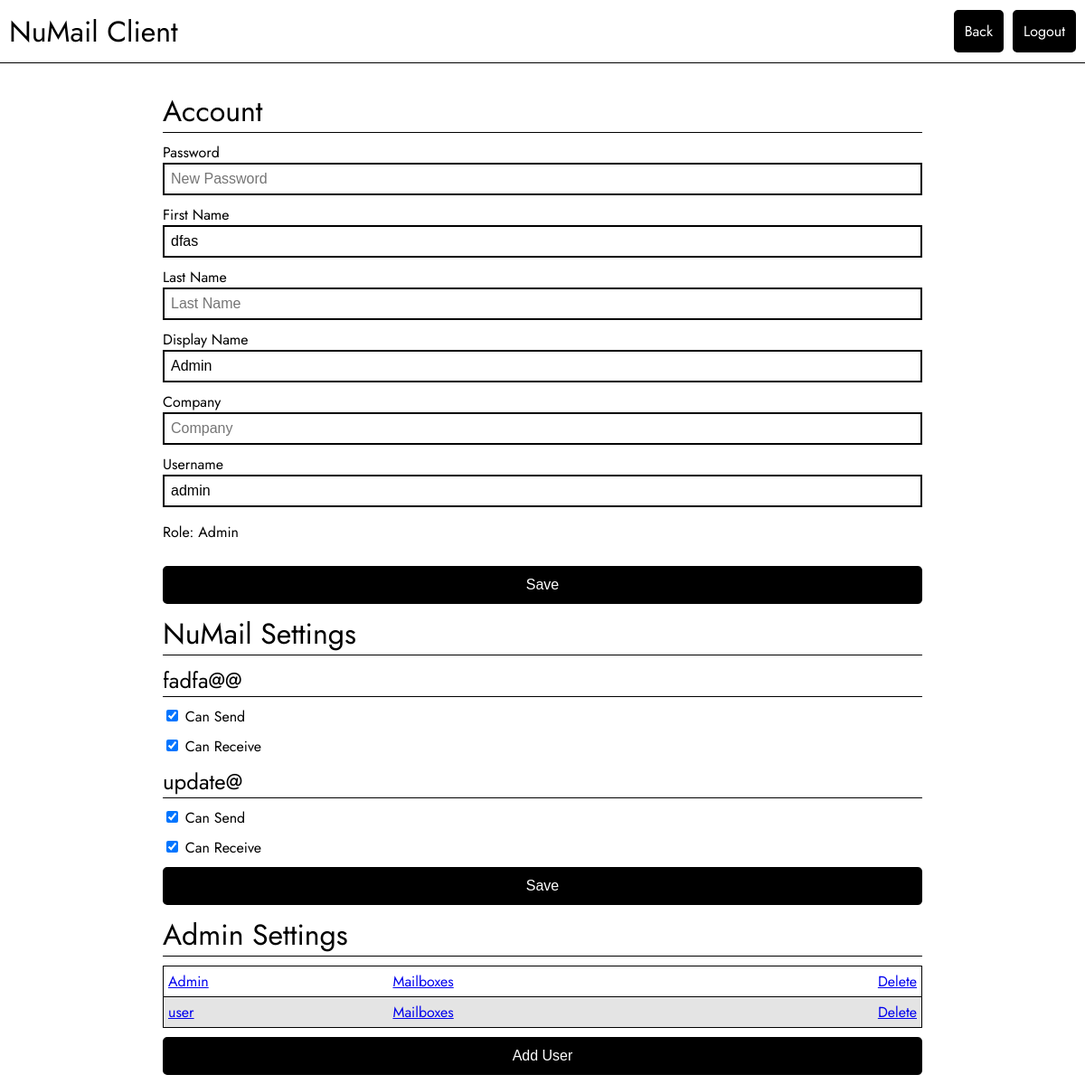
The page /settings (signed in) on the database as committed earlier.
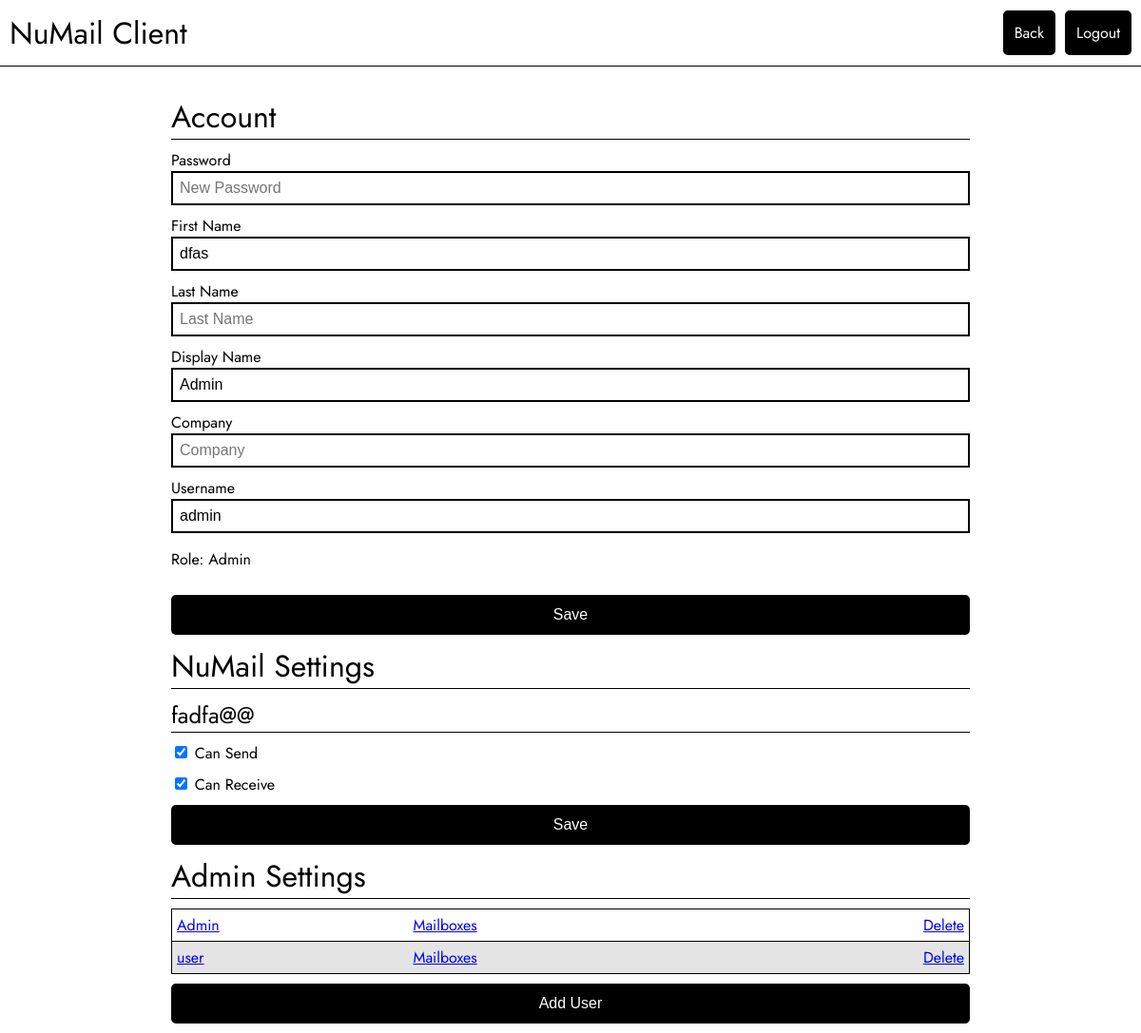
The same page on the database as committed later.
### tables this page shows
CREATE TABLE Users (
    userId INTEGER NOT NULL PRIMARY KEY AUTOINCREMENT,
    userName VARCHAR(100) NOT NULL UNIQUE,
    firstName VARCHAR(100) DEFAULT NULL,
    lastName VARCHAR(100) DEFAULT NULL,
    displayName VARCHAR(100) NOT NULL,
    company VARCHAR(100) DEFAULT NULL,
    password TEXT NOT NULL,
    isAdmin BOOLEAN NOT NULL DEFAULT 0
);

CREATE TABLE Mailboxes (
    mailboxId INTEGER NOT NULL PRIMARY KEY AUTOINCREMENT,
    mbUser INTEGER NOT NULL,
    mbName VARCHAR(100) NOT NULL UNIQUE,
    mbType INTEGER NOT NULL DEFAULT 0,
    mbSend BOOLEAN NOT NULL DEFAULT 1,
    mbReceive BOOLEAN NOT NULL DEFAULT 1,
    mbReadConf BOOLEAN NOT NULL DEFAULT 0,
    FOREIGN KEY (mbUser) REFERENCES Users(userId)
);

### ui.py (the view)
@app.route('/settings')
def settings():
    if 'username' not in session:
        return redirect(url_for('login'))
    currentUser = get_user(session['username'])
    if not currentUser:
        abort(404)
    if currentUser["isAdmin"]:
        users = get_all_users()
        mailboxes = get_all_user_mailboxes()
        if not mailboxes:
            mailboxes = []
    else:
        users = []
        mailboxes = []
    current_user_mb = get_user_mailboxes(session['username'])
    if not current_user_mb:
        current_user_mb = []
    users_serializable = []
    for user in users:
        users_serializable.append({
            key: (value.decode('utf-8') if isinstance(value, bytes) else value)
            for key, value in user.items()
            if key != "password"
        })
    mailbox_serializable = []
    for box in mailboxes:
        mailbox_serializable.append({
            key: (value.decode('utf-8') if isinstance(value, bytes) else value)
            for key, value in box.items()
        })
    return render_template('settings.html', domain=server_settings["visible_domain"], user=currentUser, users=users_serializable, mailboxes=mailbox_serializable, usermb=current_user_mb)

### db/db.py (called while the page is built)
@contextlib.contextmanager
def get_db():
    db = sqlite3.connect("./db/sqlite/numail.db")
    try:
        db.row_factory = sqlite3.Row
        yield db
    finally:
        db.close()

def get_user(user_name: str) -> bool | dict:
    with get_db() as db:
        user_exists = db.execute("SELECT * FROM Users WHERE userName = ?", (user_name,)).fetchone()
        if not user_exists:
            return False
        else:
            return dict(user_exists)

def get_all_users() -> bool | list:
    with get_db() as db:
        user_exists = db.execute("SELECT * FROM Users").fetchall()
        if not user_exists:
            return False
        else:
            return [dict(row) for row in user_exists]

def get_user_mailboxes(user_name: str) -> list | bool:
    with get_db() as db:
        user_exists = db.execute("SELECT * FROM Users WHERE userName = ?", (user_name,)).fetchone()
        if not user_exists:
            return False
        else:
            mb_exists = db.execute("SELECT * FROM Mailboxes WHERE mbUser = ?", (user_exists["userId"],)).fetchall()
            if mb_exists:
                return [dict(row) for row in mb_exists]
            else:
                return False

def get_all_user_mailboxes() -> dict | bool:
    with get_db() as db:
        box_exists = db.execute("SELECT * FROM Mailboxes").fetchall()
        if not box_exists:
            return False
        return [dict(row) for row in box_exists]

### templates/settings.html (shortened to what this page needs)
<!DOCTYPE html>
<html lang="en">
<head>
    <link rel="stylesheet" type="text/css" href="{{ url_for('static', filename='css/style.css') }}">
    <link rel="stylesheet" type="text/css" href="{{ url_for('static', filename='css/settings.css') }}">
</head>
<body>
    <div class="header">
        <h1>NuMail Client</h1>
        <div class="header-right">
            <a href="/" class="button">Back</a>
            <a href="/logout" class="button">Logout</a>
        </div>
    </div>
    <div class="main">
        <div class="settings-center">
            <form id="settingsForm" class="settingsForm">
                <h1>Account</h1>
                <label>Password</label>
                <input type="password" name="pwd" placeholder="New Password">
                <label>First Name</label>
                <input type="text" name="fname" placeholder="First Name" value="{{user['firstName'] if user['firstName']}}">
                <label>Last Name</label>
                <input type="text" name="lname" placeholder="Last Name" value="{{user['lastName'] if user['lastName']}}">
                <label>Display Name</label>
                <input type="text" name="displayName" placeholder="Display Name" value="{{user['displayName']}}">
                <label>Company</label>
                <input type="text" name="company" placeholder="Company" value="{{user['company'] if user['company']}}">
                <label>Username</label>
                <input type="text" name="uname" placeholder="Username" value="{{user['userName'] if user['userName']}}">
                {% if user['isAdmin'] %}
                    <p>Role: Admin</p>
                {% else %}
                    <p>Role: User</p>
                {% endif %}
                <button type="submit">Save</button>
            </form>
            {% if usermb  %}
                <form id="nmSettingsForm" class="settingsForm">
                    <h1>NuMail Settings</h1>
                    {% for mb in usermb %}
                        <h2>{{mb["mbName"]}}@{{domain}}</h2>
                        <div class="checkbox">
                            <input type="checkbox" name="canSend_{{mb['mbName']}}" id="canSend_{{mb['mbName']}}" {{"checked" if mb["mbSend"]}}>
                            <label for="canSend_{{mb['mbName']}}">Can Send</label>
                        </div>
                        <div class="checkbox">
                            <input type="checkbox" name="canReceive_{{mb['mbName']}}" id="canReceive_{{mb['mbName']}}" {{"checked" if mb["mbReceive"]}}>
                            <label for="canReceive_{{mb['mbName']}}">Can Receive</label>
                        </div>
                    {% endfor %}
                    <button type="submit">Save</button>
                </form>
            {% endif %}
            {% if user["isAdmin"] %}
                <h1>Admin Settings</h1>
                <table class="admin-table">
                    {% for theUser in users %}
                        <tr>
                            <td><a href="javascript:void(0);" onclick="toggleOverlay('userForm', '{{theUser['userId']}}')">{{theUser["displayName"]}}</a></td>
                            <td><a href="javascript:void(0);" onclick="toggleOverlay('mailboxForm', '{{theUser['userId']}}')">Mailboxes</a></td>
                            <td class="table-delete"><a href="javascript:void(0);" onclick="deleteAccount('{{theUser['userId']}}')">Delete</a></td>
                        </tr>
                    {% endfor %}
                </table>
                <button type="button" onclick="toggleOverlay('newUserForm')">Add User</button>
            {% endif %}
        </div>
    </div>
</body>
</html>

### static/css/style.css (style rules this page uses)
body { font-family: "Jost", serif; margin: 0; padding: 0; }
.header { width: 100%; padding: 10px; border-bottom: 1px solid black; box-sizing: border-box; display: flex; height: 70px; align-items: center; position: fixed; background-color: white; top: 0; justify-content: space-between; }
.header-right { display: flex; }
.header-right a { margin-left: 10px; }
.header h1 { font-weight: normal; margin: 0; }
.main { margin-top: 70px; height: calc(100vh - 70px); }
input[type=text], input[type=password] { padding: 7px; border: 2px black solid; outline: none; font-size: 16px; }
button, input[type=button], input[type=submit] { padding: 10px; background-color: black; color: white; border: 2px solid black; border-radius: 5px; cursor: pointer; outline: none; font-size: 16px; }
.button { padding: 10px; background-color: black; color: white; border: 2px solid black; border-radius: 5px; font-size: 16px; text-decoration: none; }

### static/css/settings.css (style rules this page uses)
.main { display: flex; flex-direction: column; align-items: center; margin-bottom: 10px; height: 100%; }
.settings-center { margin-top: 20px; display: flex; flex-direction: column; width: 70%; }
.settings-center h1, .settings-center h2, .mbs { font-weight: normal; margin: 0; margin-top: 10px; border-bottom: 1px solid black; }
.settingsForm { display: flex; flex-direction: column; }
.settingsForm > .checkbox, .settingsForm > button, .settingsForm > label { margin-top: 10px; }
.admin-table { border-collapse: collapse; margin: 10px 0; }
.admin-table tr { border: solid 1px black; }
.admin-table tr:nth-child(even) { background-color: #e4e4e4; }
.table-delete { text-align: end; }
.admin-table td { padding: 5px; }

Rows that differ between the two databases and show on the page:
removed Mailboxes: mbName "update"
